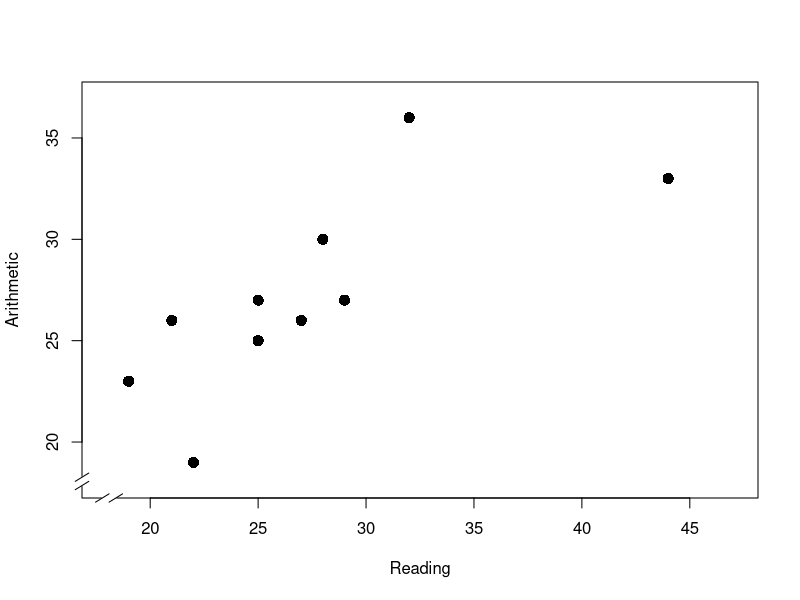
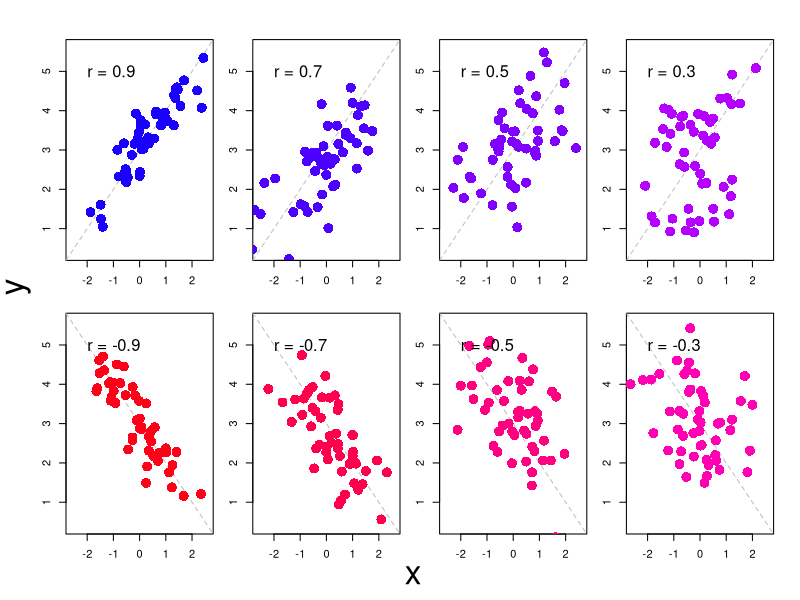
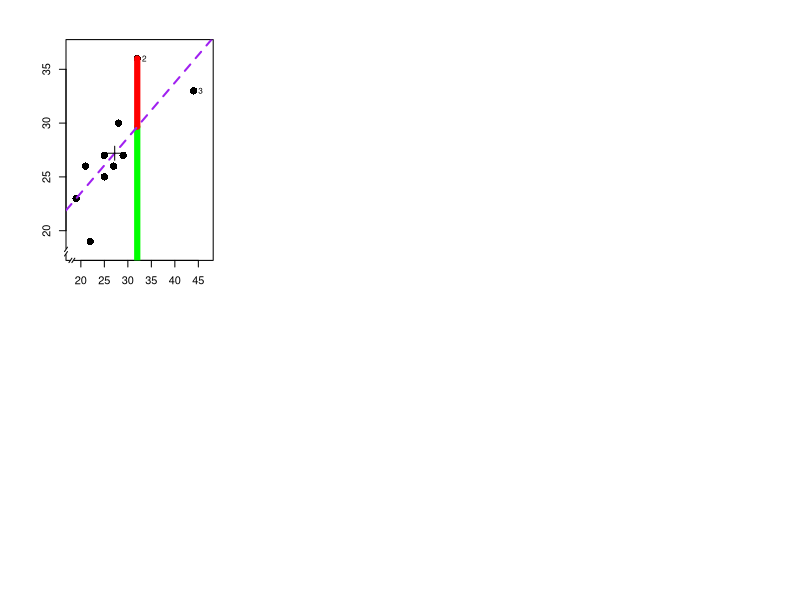

Generate these figures, in order, with R: (Note: this script raises an error after producing the figures.)
## ---- chunk 1
cito <- read.table(file="data/cito.txt", header=TRUE)
# variable names are Lezen=Reading, Rekenen=Arithmetic, WO=Geography, ...
with(cito, plot( Lezen, Rekenen, 
                 pch=16,cex=1.5, xlim=c(18,47), ylim=c(18,37),
                 xlab="Reading", ylab="Arithmetic") )
plotrix::axis.break(axis=1) # break in lowest X-axis
plotrix::axis.break(axis=2) # break in left Y-axis
## ---- chunk 2
# original version named correlationincolor.r, for statistiek1011, HQ 20110601
op <- par( mfrow=c(2,4), mar=c(2,2,2,1), oma=c(3,3,1,1) )  # 2 rows 4 cols
tol <- .005 # tolerance between intended and simulated correlation coef
for (i in c(.9,.7,.5,.3) ) {
	Sigma <- matrix( c(1,i,i,1), ncol=2 )
	repeat {
		aux <- MASS::mvrnorm( n=50, mu=c(0,3), Sigma=Sigma )
		thisr <- sqrt(summary(lm(aux[,2]~aux[,1]))[[8]]) * sign(coef(lm(aux[,2]~aux[,1]))[[2]])
		if (abs(thisr-i)<=tol) {break}
	}
# colours are gradient between 5/6 and 6/6 of rainbow
# note that colours are inverted relative to original version, blue pos red neg
	plot(aux, type="n", xlab="",ylab="",
		xlim=c(-2.6,2.6),ylim=c(0.4,5.6), pch=16 )
	abline(a=3,b=1,lty=2,col="grey")
	points(aux, cex=2, 
		 col=rainbow(n=1,start=(5/6-i/6)), pch=16 )
	text(-2,5, paste("r = ",round(thisr,2),sep=""), cex=1.5, adj=0 )
}
for (i in c(-.9,-.7,-.5,-.3) ) {
	Sigma <- matrix( c(1,i,i,1), ncol=2 )
	repeat {
		aux <- MASS::mvrnorm( n=50, mu=c(0,3), Sigma=Sigma )
		thisr <- sqrt(summary(lm(aux[,2]~aux[,1]))[[8]]) * sign(coef(lm(aux[,2]~aux[,1]))[[2]])
		if (abs(thisr-i)<=tol) {break}
	}
# note that colours are inverted relative to original version, blue pos red neg
	plot(aux, type="n", xlab="",ylab="",
		 xlim=c(-2.6,2.6),ylim=c(0.4,5.6), pch=16 )
	abline(a=3,b=-1,lty=2,col="grey")
	points(aux, cex=2, 
		   col=rainbow(n=1,start=(5/6-i/6)), pch=16 )
	text(-2,5, paste("r = ",round(thisr,2),sep=""), cex=1.5, adj=0 )
}
mtext(side=1,"x",outer=T,line=1,cex=2)
mtext(side=2,"y",outer=T,line=1,cex=2)
## ---- chunk 3
cito <- read.table(file="data/cito.txt", header=TRUE)
# variable names are Lezen=Reading, Rekenen=Arithmetic, WO=Geography, ...
dimnames(cito)[[2]] <- c( "Pupil", "Reading", "Arithmetic", "Geography",
                          "UrbanRural", "Arith.2cat" )
cor( cito[,2:4] ) # correlation matrix of columns 2,3,4
with( cito, cor.test( Reading, Arithmetic ) )
## ---- chunk 4
# modified from chunk above
# original version, named cito.R, by HQ 20160228 and 20160406
# data set `cito` is still available
with(cito, plot(Reading,Arithmetic,pch=16,cex=1.5, xlim=c(18,47), ylim=c(18,37)) )
plotrix::axis.break(axis=1) # break in lowest X-axis
plotrix::axis.break(axis=2) # break in left Y-axis
lm1 <- lm(Arithmetic~Reading, data=cito) 
segments( x0=cito$Reading[2], y0=0, y1=fitted(lm1)[2], col="green", lwd=6 )
segments( x0=cito$Reading[2], y0=fitted(lm1)[2], y1=cito$Arithmetic[2], col="red", 
lwd=6 )
abline(lm1,col="purple",lwd=2,lty=2)
with(cito, points( mean(Reading), mean(Arithmetic), pch=3, cex=2) ) # means
with(cito, text( Reading[2]+1,Arithmetic[2], "2", cex=0.75, adj=0) ) 
# influential points
with(cito, text( Reading[3]+1,Arithmetic[3], "3", cex=0.75, adj=0) )
## ---- chunk 5
summary( m1 <- lm( Arithmetic~Reading, data=cito ) )
## ---- chunk 6
sd( resid( m1 ) ) # s.d. of residuals according to `m1`
## ---- chunk 7
with(cito, cor.test( Reading,Arithmetic, method="spearman" ) )
## ---- chunk 8
UrbanRural2 <- ifelse( cito$Pupil<6, 1, 0) # 1=urban, 0=rural
Arithmetic2 <- ifelse( cito$Arithmetic>mean(cito$Arithmetic), 1, 0 ) # 1=high, 0=low
## ---- chunk 9
print( table(UrbanRural2,Arithmetic2) -> citocontingencytable ) 
# make and store a contingency table
if (require(psych)) { # for psych::phi
  phi(citocontingencytable) # contingency table made earlier is input here!
}
## ---- chunk 10
knitr::include_graphics("figures/correlation.png")
